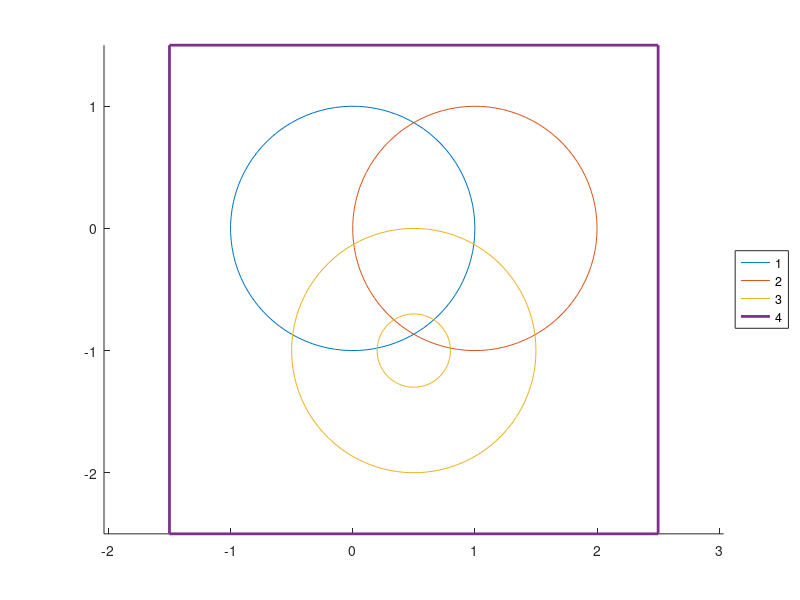

This chart was generated by the following MATLAB code: (Note: this script raises an error after producing the figure.)
%% |multiplepolyint.m|: Calculate overlap of multiple polygons
% Author: Kelly Kearney
%
% This repository includes the code for the |multiplepolyint.m| Matlab function,
% along with all dependent functions required to run it. 
%
% This function calculates the intersection regions between multiple
% polygons.
%
%% Getting started
%
% *Prerequisites*
%
% This function requires either Matlab R2017b or later, or an earlier
% version of Matlab paired with the Mapping Toolbox.
%
% *Downloading and installation*
%
% This code can be downloaded from
% <https://github.com/kakearney/multiplepolyint-pkg/ Github>.
%
% *Matlab Search Path*
%
% The following folders need to be added to your Matlab Search path (via
% |addpath|, |pathtool|, etc.):
%
%   multiplepolyint-pkg/multiplepolyint
%   multiplepolyint-pkg/FEX-function_handle % for gpcmex option only

%% Syntax
%
% |[xnew, ynew, indices] = multiplepolyint(x, y)| calculates the
% all regions of overlap between the 2D polygons defined by |x| and |y|.
% The polygon vertex inputs follow the Mapping Toolbox convention where
% clockwise contours define external contours and counterclockwise contours
% define internal contours (i.e. holes).  |x| and |y| should be cell arrays
% of vectors, with one polygon per cell. |xnew| and |ynew| break the union
% of the input polygons into non-overlapping regions, with a corresponding
% array |indices| giving the index of the polygons that contribute to each
% region.   
%
% |multiplepolyint(x, y, 'method', method)| allows users to switch between
% three alternate polygon boolean options:
%
% * |polybool|: uses polybool function, default for pre-2017b
% * |gpcmex|: bypasses polybool and calls the gpcmex function directly
% * |polyshape|: uses polyshape objects, available starting in R2017b,
% default for R2017b+.

%% Examples
%
% We'll start with a few simple polygons: 3 circles with some overlap, and
% a square around them all.  To make things a little more complicated,
% we'll put a hole in the middle of circle 3.

theta = linspace(0, 2*pi, 100);
theta = theta(end:-1:1); % make clockwise

x1 = cos(theta);
y1 = sin(theta); 
x2 = x1 + 1;
y2 = y1;
x3 = [x1 + 0.5 NaN fliplr(x1)*0.3 + 0.5];
y3 = [y1 - 1 NaN fliplr(y1)*0.3 - 1];
x4 = [0 0 1 1 0]*4 - 1.5;
y4 = [0 1 1 0 0]*4 - 2.5;

x = {x1 x2 x3 x4};
y = {y1 y2 y3 y4};

hold on;
axis equal;
xy = [x; y];
h = plot(xy{:}, 'linewidth', 2);
legend(h, cellstr(num2str((1:4)')), 'location', 'eastoutside');

%% 
% We then use this function to calculate all the intersecting regions.

[xint, yint, idx] =  multiplepolyint(x,y);

%%
% Plot the resulting regions, labeled by polygon

np = length(xint);
col = jet(np);

for ii = 1:length(xint)
    [f,v] = poly2fv(xint{ii}, yint{ii});
    hp = patch('faces', f, 'vertices', v);
    set(hp, 'edgecolor', 'none', 'facecolor', col(ii,:));
    
    str = sprintf('%d,', idx{ii});
    
    [xc,yc] = centroid(polyshape(xint{ii},yint{ii}),1);
    if isequal(idx{ii}, 4)
        xytxt = [-1 1];
    else
        xytxt = [xc yc]; %mean(v);
    end
    text(xytxt(1), xytxt(2), str(1:end-1), 'horiz', 'center');
end
legend(h, cellstr(num2str((1:4)')), 'location', 'eastoutside');
uistack(h, 'top');
uistack(findobj('type','text'),'top');

%% Polygon boolean method options
%
% I've added several different options for polygon boolean operations over
% the years.  Earlier versions relied on |polybool|.  But polybool at that 
% time was pretty slow.  
%
% To speed things up, I then added the |gpcmex| option, which more or less
% replicates polybool's core without all of the input checks.  In older
% versions of Matlab, this will be significantly faster than polybool,
% although as of around R2016a polybool's efficiency increased
% dramatically, and now the pure polybool method is often faster.  
%
% Matlab R2017b finally introduced polygon operations to the main Matlab
% package (rather than relegating it to the Mapping Toolbox), so I then
% implemented the |polyshape| option.  If you've got a recent version of
% Matlab, I recommend sticking with this option; it's more stable than the
% gpcmex-based options (gpcmex, and therefore polybool, occasionally choke
% on complicated polygons, for no clear reason).


t1 = timeit(@() multiplepolyint(x,y, 'method', 'polybool'));
t2 = timeit(@() multiplepolyint(x,y, 'method', 'gpcmex'));
t3 = timeit(@() multiplepolyint(x,y, 'method', 'polyshape'));

fprintf('Version: %s\n', version);
fprintf('polybool method:  %.5f sec\n', t1);
fprintf('gpcmex method:    %.5f sec\n', t2);
fprintf('polyshape method: %.5f sec\n', t3);


%% Contributions
%
% Community contributions to this package are welcome!
% 
% To report bugs, please submit
% <https://github.com/kakearney/multiplepolyint-pkg/issues an issue> on GitHub and
% include:  
% 
% * your operating system
% * your version of Matlab and all relevant toolboxes (type |ver| at the Matlab command line to get this info)  
% * code/data to reproduce the error or buggy behavior, and the full text of any error messages received 
% 
% Please also feel free to submit enhancement requests, or to send pull
% requests (via GitHub) for bug fixes or new features. 

